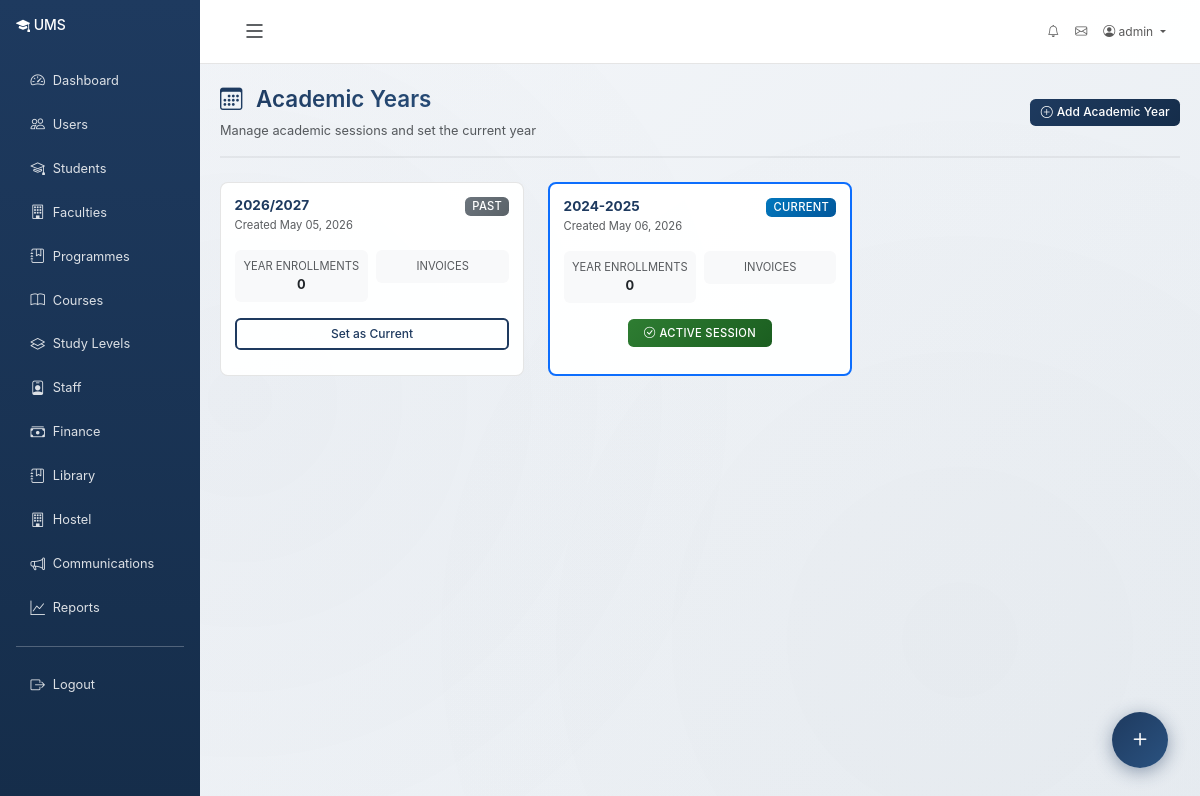
The app's page /academics/sessions/ (signed in), older data.
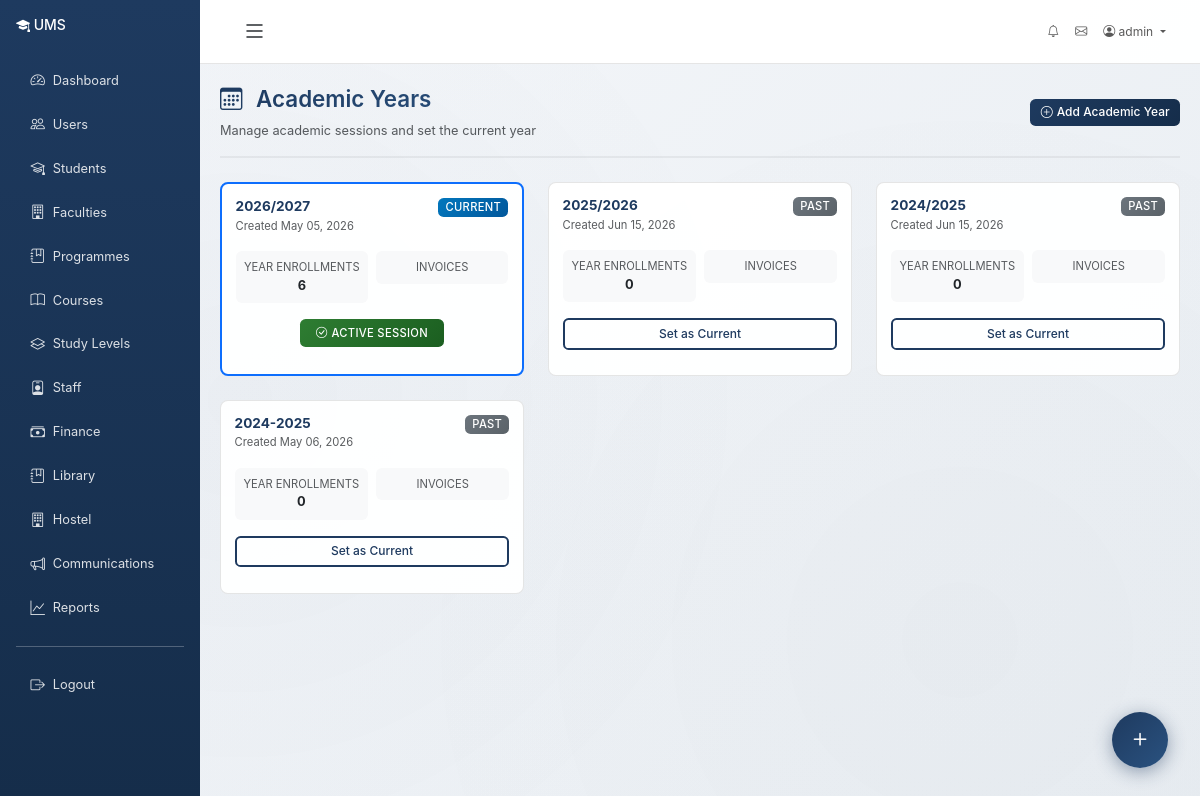
The same page, newer data.
### academics/models.py (models this page shows, shortened)
class AcademicSession(models.Model):
    name = models.CharField(max_length=50, unique=True)  # e.g., "2026/2027"
    is_current = models.BooleanField(default=False)
    created_at = models.DateTimeField(auto_now_add=True)
    class Meta:
        ordering = ['-name']

### academics/views.py (the view, shortened to what this page needs)
# urls.py: path('sessions/', views.session_list, name='session_list'),
@login_required
@role_required(['admin', 'registrar'])
def session_list(request):
    sessions = AcademicSession.objects.all()
    return render(request, 'academics/session_list.html', {'sessions': sessions})

### accounts/context_processors.py (called while the page is built, shortened)
def admin_dashboard_stats(request):
    context = {}
    return context

def user_context(request):
    context = {}
    if request.user.is_authenticated:
        user = request.user
        context['user_role'] = user.role
        context['user_role_display'] = user.get_role_display()
        context['is_admin_user'] = user.is_admin
        context['is_staff_user'] = user.role in ['admin', 'registrar', 'lecturer', 'finance', 'librarian', 'hostel_manager']
        nav_items = _get_nav_items(user)
        context['nav_items'] = nav_items
    return context

### accounts/models.py (called while the page is built)
    @property
    def is_admin(self):
        return self.role == self.Role.ADMIN or self.is_superuser

### templates/academics/session_list.html (shortened to what this page needs)
{% extends "base.html" %}
{% block content %}
<div class="page-header d-flex justify-content-between align-items-center">
    <div>
        <h1 class="page-title"><i class="bi bi-calendar3"></i> Academic Years</h1>
        <p class="text-muted mb-0">Manage academic sessions and set the current year</p>
    </div>
    <button class="btn btn-primary btn-sm" data-bs-toggle="modal" data-bs-target="#addSessionModal">
        <i class="bi bi-plus-circle me-1"></i>Add Academic Year
    </button>
</div>
<div class="row g-4">
    {% for session in sessions %}
    <div class="col-md-6 col-lg-4">
        <div class="card h-100 {% if session.is_current %}border border-primary border-2{% endif %}">
            <div class="card-body">
                <div class="d-flex justify-content-between align-items-start mb-3">
                    <div>
                        <h5 class="mb-0 fw-bold text-primary">{{ session.name }}</h5>
                        <small class="text-muted">Created {{ session.created_at|date:"M d, Y" }}</small>
                    </div>
                    {% if session.is_current %}
                    <span class="badge bg-primary">Current</span>
                    {% else %}
                    <span class="badge bg-secondary">Past</span>
                    {% endif %}
                </div>
                <div class="row g-2 mb-3">
                    <div class="col-6">
                        <div class="p-2 bg-light rounded text-center">
                            <div class="text-muted" style="font-size:.7rem;text-transform:uppercase;">Year Enrollments</div>
                            <div class="fw-bold">{{ session.year_enrollments.count }}</div>
                        </div>
                    </div>
                    <div class="col-6">
                        <div class="p-2 bg-light rounded text-center">
                            <div class="text-muted" style="font-size:.7rem;text-transform:uppercase;">Invoices</div>
                        </div>
                    </div>
                </div>
                {% if not session.is_current %}
                <form method="post" action="{% url 'academics:session_set_current' session.pk %}" class="mt-2">
                    <button type="submit" class="btn btn-sm btn-outline-primary w-100">Set as Current</button>
                </form>
                {% else %}
                <div class="text-center">
                    <span class="badge bg-success px-3 py-2"><i class="bi bi-check-circle me-1"></i>Active Session</span>
                </div>
                {% endif %}
            </div>
        </div>
    </div>
    {% endfor %}
</div>
{% endblock %}

### templates/base.html (shortened to what the changed rows need)
{% load static %}
<!DOCTYPE html>
<html lang="en">
<head>
    <link href="https://cdn.jsdelivr.net/npm/bootstrap@5.3.0/dist/css/bootstrap.min.css" rel="stylesheet">
    <link rel="stylesheet" href="https://cdn.jsdelivr.net/npm/bootstrap-icons@1.11.0/font/bootstrap-icons.css">
</head>
<body {% if user.is_authenticated %}data-user-authenticated="true"{% endif %}>
    {% if user.is_authenticated %}
    <div class="container-fluid">
        <div class="row">
            <div class="col-md-3 col-lg-2 px-0 sidebar d-none d-md-block" id="sidebar">
                <div class="p-3">
                    <nav class="nav flex-column">
                        {% for item in nav_items %}
                            {% if item.path %}
                                <a class="nav-link" href="{{ item.path }}" title="{{ item.label }}">
                                    <i class="bi {{ item.icon }}"></i> <span class="sidebar-text">{{ item.label }}</span>
                                </a>
                            {% elif item.url %}
                                <a class="nav-link" href="{% url item.url %}" title="{{ item.label }}">
                                    <i class="bi {{ item.icon }}"></i> <span class="sidebar-text">{{ item.label }}</span>
                                </a>
                            {% endif %}
                        {% endfor %}
                    </nav>
                </div>
            </div>
            <div class="col-md-9 col-lg-10 ms-auto main-content-area" id="mainContent">
                <div class="content-wrapper">
                    {% block content %}{% endblock %}
                </div>
            </div>
        </div>
    </div>
    {% else %}
    <div class="container-fluid">
        {% block login_content %}{% endblock %}
    </div>
    {% endif %}
</body>
</html>

Row changes from the older to the newer data that the page shows:
changed AcademicSession "May 05, 2026": year_enrollments.count "0" → "6"; is_current "PAST Set as Current" → "CURRENT ACTIVE SESSION"
added AcademicSession: name "2025/2026", created_at "Jun 15, 2026", is_current "PAST", year_enrollments.count "0"
added AcademicSession: name "2024/2025", created_at "Jun 15, 2026", is_current "PAST", year_enrollments.count "0"
changed AcademicSession "May 06, 2026": is_current "CURRENT ACTIVE SESSION" → "PAST Set as Current"
